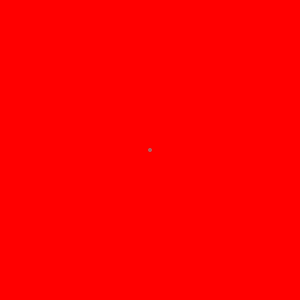
Frame 1 (no input)
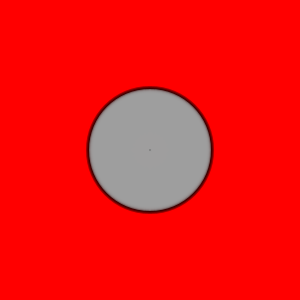
Frame 60 (the mouse pressed at the canvas centre just before this capture)
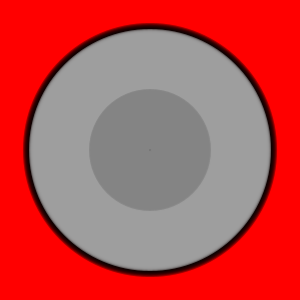
Frame 120 (the mouse held since frame 60 and released just before this capture)

The Processing sketch that drew these frames (run headless with seeded random() and noise(); from frame 60 on, the mouse is pressed at the canvas centre):

// Processing sketch: MouseRipplesWorking
// ── MouseRipplesWorking.pde
//Commented out code parts are for using with an Array.

Ripple ripple;
Ripple ripple2;
Ripple ripple3;
ArrayList<Ripple> manyRipples;
//Ripple manyRipples;
//int rippleNumber =1;

void setup() {
  size(300,300);
  background(255,0,0);
  ripple = new Ripple(width/2,height/2, 2.1,0);
  ripple2 = new Ripple(width/2,height/2, 2,255);
  manyRipples = new ArrayList<Ripple>();
  manyRipples.add(new Ripple(width/2,height/2, 2,100));
  //manyRipples = new Ripple[10];
  //manyRipples[0] = new Ripple(width/2,height/2, 2,100);
//  ripple3 = new Ripple(width/2,height/2, 2,255);
}

void draw() {
  ripple.move(2.1);
  ripple.display();
  ripple2.move(2);
  ripple2.display();
  
  for(int i=manyRipples.size()-1;i>=0;i--){
  
    Ripple newRipple = manyRipples.get(i);
    newRipple.move();
    newRipple.display();
  }
  
  /*
  for(int i=0;i<rippleNumber;i++){
  manyRipples[i].move(2.2);
  manyRipples[i].display();;
  }
  */
  
  
}


void mousePressed(){

  //If you need from middle
  //manyRipples.add(new Ripple(width/2,height/2,2,105));
  
  //If you need from the mouse position
  manyRipples.add(new Ripple(mouseX,mouseY,2,105,2,mouseX,mouseY));
  
  //Using only arrays instead of arraylist
  //manyRipples[rippleNumber] = new Ripple(mouseX,mouseY,2.2,100);
  //rippleNumber++;  

}


// ── Ripple.pde
class Ripple {
  color c;
  float xpos;
  float ypos;
  float speed;
  float size;
  float valueOfMouseX;
  float valueOfMouseY;

//Ripple constructor
  Ripple(float tempX, float tempY, float tempSize, color tempC) {
    xpos = tempX;
    ypos = tempY;
    size = tempSize;
    c = tempC;
    
  }
  
  Ripple(float tempX, float tempY, float tempSize, color tempC, float rspeed,float MouseXValue, float MouseYValue) {
    xpos = tempX;
    ypos = tempY;
    size = tempSize;
    c = tempC;
    speed=rspeed;
    valueOfMouseX=MouseXValue;
    valueOfMouseY=MouseYValue;
  }
  
  void move(float tspeed) {
    size = size + tspeed;
    if (this.getSize() > width) {
      this.reset(width/2,height/2,tspeed,c);
    }
  }
  
  void move() {
    size = size + speed;
    if (this.getSize() > width) {
      reset(valueOfMouseX,valueOfMouseX,speed,c);
    }
  }
  
  float getSize() {
    return size;
  }
  
  void reset(float tx, float ty,float tsize, color tC) {
    xpos = tx;
    ypos = ty;
    c = tC;
    fill(c,c,c,100);
    size = tsize;
    ellipse(xpos,ypos, size, size);
  }

  void display() {
    stroke(2,2);
    fill(c,100);
    ellipseMode(CENTER);
    ellipse(xpos,ypos, size, size);
  }
  
}
